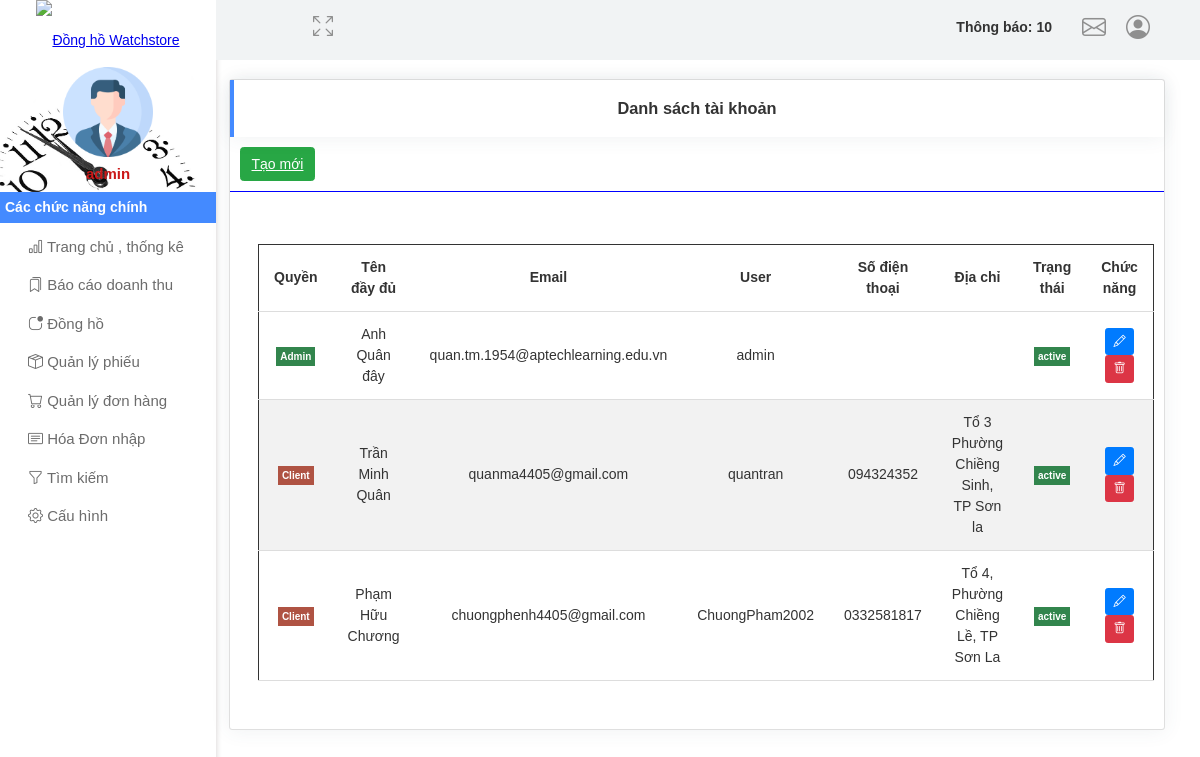
The page /main.php?controller=TaiKhoanController (signed in) on the database its author committed.
### tables this page shows
CREATE TABLE `tbl_user` (
  `IdUsers` bigint NOT NULL AUTO_INCREMENT,
  `Username` varchar(250) DEFAULT NULL,
  `Password` varchar(250) DEFAULT NULL,
  `Email` text,
  `Create_Date` datetime DEFAULT NULL,
  `MaPin` varchar(45) DEFAULT NULL,
  `CauHoiBaoMat` text,
  `CauTraLoi` text,
  `CountPassworld` int DEFAULT '0',
  `LoaiTaiKhoan` int DEFAULT NULL,
  `SoDienThoai` varchar(20) DEFAULT NULL,
  `DiaChi` text,
  `TrangThai` tinyint DEFAULT NULL,
  `TenDayDu` text,
  PRIMARY KEY (`IdUsers`)
);

### Route/admin/web.php (called while the page is built, shortened)
<?php
	$request = new $controller;

### View/Admin/TaiKhoan/DanhSachTaiKhoan.php (the view, shortened to what this page needs)
<div id="wrapper-admin" class="lstDanhSachTaiKhoan">
    <div class="card" style="margin: 0 auto;margin-top: 20px;">
        <div class="card-header">
            <h3>Danh sách tài khoản</h3>
        </div>
        <div class="" style="width: 100%; display: flex; border-bottom: 1px solid blue; ">
            <a class="btn btn-success" href="?controller=TaiKhoanController&&action=ThemTaiKhoan" style="display: flex;margin: 10px; ">Tạo mới</a>
        </div>
        <h3 class="message-done text-center">
        </h3>
        <div class="card-body p-2" style="display: flex;">
            <div class="form-group" style="width: 100%; display: flex;">
                <div class="" style="width: 100%;">
                    <table class="styled-table">
                        <tr>
                            <th style="text-align: center;">Quyền</th>
                            <th style="text-align: center;">Tên đầy đủ</th>
                            <th style="text-align: center;">Email</th>
                            <th style="text-align: center;">User</th>
                            <th style="text-align: center;">Số điện thoại</th>
                            <th style="text-align: center;">Địa chỉ</th>
                            <th style="text-align: center;">Trạng thái</th>
                            <th style="text-align: center;">Chức năng</th>
                        </tr>
                        <tbody id="tbl_TaiKhoan">
                            <?php
                            if (isset($data['listUser'])) {
                                $listUser = $data['listUser'];
                                foreach ($listUser  as $user) {
                                    $trang_thai = $user['TrangThai'] == 1 ? "<label class='label-success'>active</label>" : "<label class='label-danger'>lock</label>";
                                    $loai_tai_khoan = $user['LoaiTaiKhoan'] == 1 ? "<label class='label-success'>Admin</label>" : "<label class='label-danger'>Client</label>";
                                    $str = "
                                    <tr>
                                        <td>" . $loai_tai_khoan . "</td>
                                        <td>" . $user['TenDayDu'] . "</td>
                                        <td>" . $user['Email'] . "</td>
                                        <td>" . $user['Username'] . "</td>
                                        <td>" . $user['SoDienThoai'] . "</td>
                                        <td>" . $user['DiaChi'] . "</td>
                                        <td>" . $trang_thai . "</td>
                                        <td>" . "
                                        <a class='btn btn-primary btn-sm' title='Xem thông tin' href='?controller=TaiKhoanController&&action=SuaTaiKhoan&&id=" . base64_encode($user['IdUsers']) . "'><i class='bi bi-pencil'></i></a>
                                        <a class='btn btn-danger btn-sm' title='Xem thông tin' href='?controller=TaiKhoanController&&action=XoaTaiKhoan&&id=" . base64_encode($user['IdUsers']) . "'
                                        onclick=\"return window.confirm('Bạn chắc chắn muốn xoá?');\"
                                        ><i class='bi bi-trash'></i></a>
                                        " . "</td>
                                    </tr>";
                                    echo $str;
                                }
                            }
                            ?>
                        </tbody>
                    </table>
                </div>
            </div>
        </div>
    </div>
</div>

### main.php (shortened to what this page needs)
<?php
if (isset($_SESSION['IdRole']) && $_SESSION['IdRole'] == 1) {
    require('View/SharedAdmin/AHeadCssMenu.php');
    require('View/SharedAdmin/HeaderAdmin.php');
    require('View/SharedAdmin/MenuAdmin.php');
} else {
    require('View/SharedUser/UHeadCssMenu.php');
    require('View/SharedUser/HeaderUser.php');
}
?>
<div class="wrapper">
    <div class="wrapper-container">
        <div class="row">
            <?php
            if (isset($_GET['controller'])) {
                if (isset($_SESSION['IdRole']) && $_SESSION['IdRole'] == 1) {
                    require 'Route/admin/web.php';
                } else {
                    require 'Route/user/web.php';
                }
            } else {
                if (isset($_SESSION['IdRole']) && $_SESSION['IdRole'] == 1) {
                    require('View/Admin/DashBoard.php');
                } else {
                    require('View/Client/TrangChu.php');
                }
            }
            ?>
        </div>
    </div>
</div>
<?php
if (isset($_SESSION['IdRole']) && $_SESSION['IdRole'] == 1) {
    require('View/SharedAdmin/AFooterCssMenu.php');
} else {
    require('View/SharedUser/UFooterCssMenu.php');
}
?>

### View/SharedAdmin/AHeadCssMenu.php (shortened to what this page needs)
<!DOCTYPE html>
<html lang="en">
<head>
    <link rel="stylesheet" href="http://localhost:3000/Assets/admin/css/mainadmin.css">
    <link rel="stylesheet" href="http://localhost:3000/Assets/css/trangchuuser.css">
    <link rel="stylesheet" href="http://localhost:3000/Assets/plugins/bootstrap-icons.css">
    <link rel="stylesheet" href="http://localhost:3000/Assets/plugins/swiper-bundle.min.css">
</head>

### View/SharedAdmin/HeaderAdmin.php (shortened to what this page needs)
<div class="header-wrapper">
    <div class="header-container align-center header-flex">
        <div class="search-acount" style="display: flex;">
            <div id="sider-icon-full" style="position: fixed;
                top: 11px;
                left: 313px;">
                <i class="bi bi-arrows-fullscreen" style="color: #8f8f8f;font-size: 20px"></i>
            </div>
            <div id="seach-product" style="position: relative;">
            <h4 style="margin: 10px; ">Thông báo: 10</h4>
            </div>
            <div class="admin-login"><i class="bi bi-envelope iconNotifi" style="color: #8f8f8f;"></i>
            </div>
            <div class="admin-login"><i class="bi bi-person-circle iconuser" style="color: #8f8f8f;"></i>
            </div>
        </div>
    </div>
</div>

### View/SharedAdmin/MenuAdmin.php (shortened to what this page needs)
<div class="navbar-wrapper" style="width: 18%;background: white;">
    <nav class="navbar header-navbar" style="width: 100%;">
        <div class="logo_web">
            <a href="?controller=DashBoardController">
                <picture class="logo_header">
                    <source type="image/webp" srcset="https://www.watchstore.vn/upload/image/logo-watchstore.webp">
                    <source type="image/jpeg" srcset="https://www.watchstore.vn/upload/original-image/logo-watchstore.png">
                    <img class="lazyload_none" width="160" height="35" src="https://www.watchstore.vn/upload/original-image/logo-watchstore.png" alt="Đồng hồ Watchstore">
                </picture>
            </a>
        </div>
        <div style="text-align: center; padding: 7px; background-image: url('/UpLoad/Public/bg.jpg');background-size: cover;" class="cssmenu">
            <picture class="logo_header">
                <img class="lazyload_none" width="90" height="90" src="/UpLoad/Public/3135715.png" alt="">
                <div style="    color: #cb1919;
    font-size: 15px;
    font-weight: 700;"> <?php
                        if (isset($_SESSION['Username'])) {
                            echo $_SESSION['Username'];
                        } else {
                            echo "Tài khoản";
                        }
                        ?></div>
            </picture>
        </div>
        <div style="    margin: 0;
    position: relative;
    top: -19px;
    background: #448aff;" class="cssmenu">
            <h4 style="color:white;padding: 5px;">Các chức năng chính</h4>
        </div>
        <div id="cssmenu" class="menu-navbar cssmenu">
            <ul>
                <li> <a href="?controller=DashBoardController"><i class="bi bi-bar-chart"></i> Trang chủ , thống kê</a></li>
                <li> <a href="?controller=BaoCaoController"><i class="bi bi-bookmarks"></i> Báo cáo doanh thu</a></li>
                <li> <a href="?controller=DongHoController"><i class="bi bi-app-indicator"></i> Đồng hồ</a></li>
                <li> <a href="?controller=QuanLyKhoController"><i class="bi bi-box-seam"></i> Quản lý phiếu</a></li>
                <li> <a href="?controller=DonHangController"><i class="bi bi-cart"></i> Quản lý đơn hàng</a></li>
                <li> <a href="?controller=HoaDonController"><i class="bi bi-card-text"></i> Hóa Đơn nhập</a></li>
                <li> <a href="?controller=TimKiemController"><i class="bi bi-funnel"></i> Tìm kiếm</a></li>
                <li>
                    <a href="javascript:myAdmin.OnClickMenu()"><i class="bi bi-gear"></i> Cấu hình</a>
                </li>
            </ul>
        </div>
    </nav>
</div>

### Controller/admin/TaiKhoanController.php (shortened to what this page needs)
<?php
$db = new Database;
$db->connect();
$conn = $db->conn;
class TaiKhoanController {
	public function __construct()
	{
		global $conn;
		$sql = "SELECT * FROM tbl_user";
		if ($conn != null) {
			try {
				$statement = $conn->query($sql);
				$listUser = $statement->fetch_all(MYSQLI_ASSOC);
				if ($listUser != null) {
					$data = [
						'listUser' => $listUser,
					];
				}
				require('View/Admin/TaiKhoan/DanhSachTaiKhoan.php');
			} catch (PDOException $e) {
				echo "Cannot query data. Error: " . $e->getMessage();
			}
		} else {
			echo "error";
		}
	}
}

### View/SharedAdmin/AFooterCssMenu.php (shortened to what this page needs)
<link rel="stylesheet" href="http://localhost:3000/Assets/plugins/bootstrap-icons-f.css">
<link rel="stylesheet" href="http://localhost:3000/Assets/plugins/jquery.min.js">

### Assets/admin/css/mainadmin.css (style rules this page uses)
body, h1, h2, p, table { margin: 0; padding: 0; }
html { font: 14px/18px Arial, Helvetica, sans-serif; color: #333; line-height: 1.5; }
ul { display: block; list-style-type: disc; margin-block-start: 1em; margin-block-end: 1em; margin-inline-start: 0px; margin-inline-end: 0px; padding-inline-start: 40px; }
.header-wrapper { position: fixed; top: 0; width: 82%; right: 0; z-index: 1000; height: 40px; padding: 10px 0px; background: #f1f3f4; }
.header-container { width: 100%; max-width: 1200px; margin: auto; clear: both; }
.align-center { align-items: center; }
.header-flex { display: flex; flex-wrap: wrap; justify-content: space-between; }
.p-2 { padding: 2rem; }
.btn { display: inline-block; font-weight: 400; text-align: center; white-space: nowrap; vertical-align: middle; -webkit-user-select: none; -moz-user-select: none; -ms-user-select: none; user-select: none; border: 1px solid transparent; padding: 0.375rem 0.75rem; font-size: 1rem; line-height: 1.5; border-radius: 0.25rem; transition: color .15s ease-in-out, background-color .15s ease-in-out, border-color .15s ease-in-out, box-shadow .15s ease-in-out; }
.btn-primary { color: #fff; background-color: #007bff; border-color: #007bff; }
.btn-success { color: #fff; background-color: #28a745; border-color: #28a745; }
.btn-danger { color: #fff; background-color: #dc3545; border-color: #dc3545; }
.btn:not(:disabled):not(.disabled) { cursor: pointer; }
.wrapper { margin: 0 auto; display: block; }
.card { border-radius: 5px; -webkit-box-shadow: 0 1px 20px 0 rgba(69, 90, 100, 0.08); box-shadow: 0 1px 20px 0 rgba(69, 90, 100, 0.08); border: none; margin-bottom: 30px; -webkit-transition: all 0.3s ease-in-out; transition: all 0.3s ease-in-out; }
.card { position: relative; display: -webkit-box; display: -ms-flexbox; display: flex; -webkit-box-orient: vertical; -webkit-box-direction: normal; -ms-flex-direction: column; flex-direction: column; min-width: 0; word-wrap: break-word; background-color: #fff; background-clip: border-box; border: 1px solid rgba(0, 0, 0, .125); border-radius: .25rem; }
.card .card-header { background-color: transparent; border-bottom: none; text-align: center; position: relative; -webkit-box-shadow: 0px 1px 20px 0px rgba(69, 90, 100, 0.08); box-shadow: 0px 1px 20px 0px rgba(69, 90, 100, 0.08); }
.card-header:first-child { border-radius: calc(.25rem - 1px) calc(.25rem - 1px) 0 0; }
.card .card-header h3:after { content: ""; background-color: #448aff; position: absolute; left: 0px; top: 0; width: 4px; height: 100%; }
.navbar-wrapper { position: fixed; height: 100vh; box-shadow: 0px 3px 5px 1px rgb(173 167 167 / 42%); width: 250px; justify-content: center; display: flex; }
#cssmenu { display: flex; align-items: center; justify-content: center; }
#cssmenu, #cssmenu ul, #cssmenu ul li, #cssmenu ul li a { margin: 0; padding: 0; border: 0; list-style: none; line-height: 1; display: block; position: relative; box-sizing: border-box; }
#cssmenu>ul>li>a { padding: 22px 17px; font-size: 15px; text-decoration: none; font-weight: 500; border-bottom: 2px solid rgba(0, 0, 0, 0); padding-left: 11px; }
.btn-group-sm>.btn, .btn-sm { padding: 0.25rem 0.5rem; font-size: .875rem; line-height: 1.5; border-radius: 0.2rem; }
#cssmenu, #cssmenu ul, #cssmenu ul li, #cssmenu ul li a { margin: 7px; padding: 0; border: 0; list-style: none; line-height: 1; display: block; position: relative; top: -10px; box-sizing: border-box; line-height: 2.1; color: #6c6c6c; font-size: 15px; }
#cssmenu ul li { position: initial; }
#cssmenu>ul>li { flex-shrink: 0; flex-grow: 1; }
.admin-login { color: white; line-height: 42px; font-size: 24px; margin-left: 20px; z-index: 10; position: relative; }
.search-acount { position: absolute; right: 50px; top: 7px; }
.logo_web { background: rgb(255, 255, 255); height: 60px; display: block; line-height: 80px; text-align-last: center; }
#wrapper-admin { right: 35px; width: 78%; position: absolute; top: 59px; display: block; margin: 0 auto; }
.styled-table { border: 1px solid; width: 100%; border-collapse: collapse; text-align: center; }
.styled-table th, .styled-table td { padding: 12px 15px; border-bottom: 1px solid #ddd; }
.styled-table tbody tr:nth-child(even) { background-color: #f2f2f2; }
.label-success { background: #32854d; text-align: center; font-size: 10px; font-weight: 700; color: white; padding: 4px; }
.label-danger { background: #af5343; text-align: center; font-size: 10px; font-weight: 700; color: white; padding: 4px; }

### rows shown on the page
tbl_user: LoaiTaiKhoan "Admin", TenDayDu "Anh Quân đây", Email "quan.tm.1954@aptechlearning.edu.vn", Username "admin", TrangThai "active"
tbl_user: LoaiTaiKhoan "Client", TenDayDu "Trần Minh Quân", Email "quanma4405@gmail.com", Username "quantran", SoDienThoai "094324352", DiaChi "Tổ 3 Phường Chiềng Sinh, TP Sơn la", TrangThai "active"
tbl_user: LoaiTaiKhoan "Client", TenDayDu "Phạm Hữu Chương", Email "chuongphenh4405@gmail.com", Username "ChuongPham2002", SoDienThoai "0332581817", DiaChi "Tổ 4, Phường Chiềng Lề, TP Sơn La", TrangThai "active"

### other values the page prints
$_SESSION['Username'] "admin"
